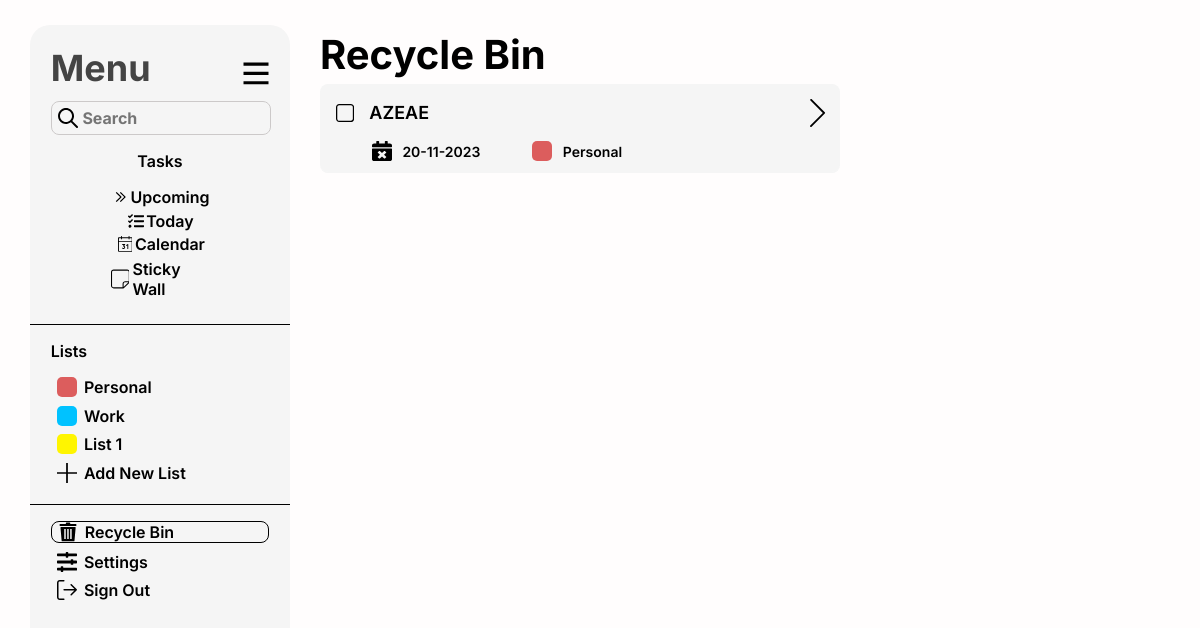
The page /index/todo_page/RecycleBin on the database as committed earlier.
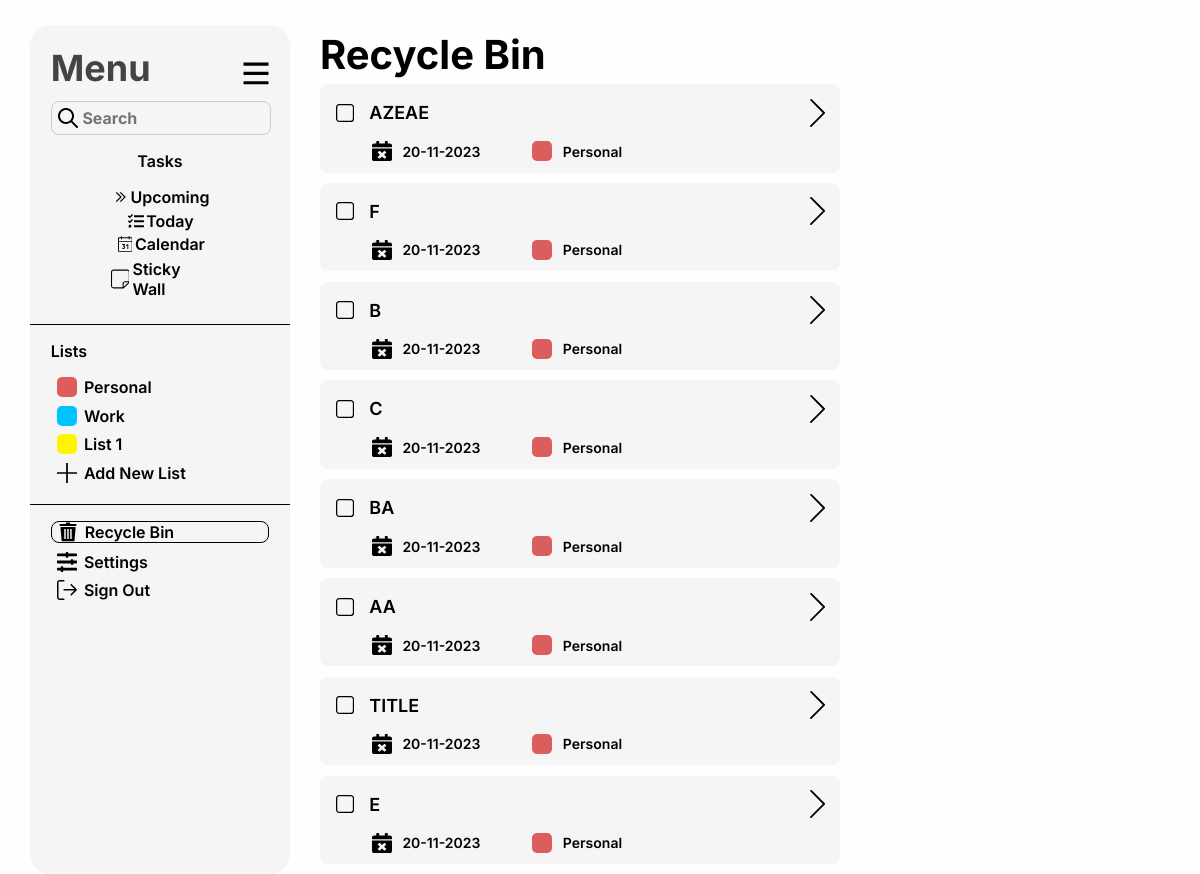
The same page on the database as committed later.
### playground/models.py (models this page shows, shortened)
class DeletedTask(models.Model):
    original_task = models.OneToOneField(Todo, on_delete=models.CASCADE, primary_key=True)
    deletion_date = models.DateTimeField(auto_now_add=True)

class Todo(models.Model):
    date_created = models.DateField()
    due_date = models.DateField(default='0000-00-00')
    task_Text = models.CharField(max_length=50)
    task_Descr = models.CharField(default='Default Decription',max_length=150)
    task_List = models.CharField(default='List 1', max_length=10)
    task_Progress = models.CharField(default='Incomplete',max_length=15)
    isDone = models.BooleanField(default=False)
    is_in_recycle_bin = models.BooleanField(default=False)

### playground/views.py (the view)
# urls.py: path('index/todo_page/RecycleBin', views.view_RecycleBin, name="RecycleBin_page"),
def view_RecycleBin(request):
    Recycled_Tasks = DeletedTask.objects.all()
    return render(request, 'RecycleBin.html',{'Recycled_Tasks':Recycled_Tasks})

### playground/templates/RecycleBin.html (shortened to what this page needs)
{% extends 'base_layout.html' %}
{% load static %}
{% block Selected_RecycleBin %}id="Selected"{% endblock %}
{% block Active %}
      <div class="Active">
        <h1 class="Title">Recycle Bin</h1>
        <div class="Upcoming-Tasks">
          {% for task in Recycled_Tasks %}
          <div class="Upcoming-Task" id="Upcoming-Task" task_id="{{task.pk}}">
            <div class="taskFrow">
              {% if task.original_task.isDone %}
              <svg id="isDone-Icon" class="isDone-Icon" task_id="{{task.pk}}" xmlns="http://www.w3.org/2000/svg" width="20" height="20" viewBox="0 0 20 20" fill="none">
                  <path d="M3.53811 0C1.59417 0 0 1.58715 0 3.54143L0 16.4586C0 18.4129 1.59417 20 3.53811 20H16.4619C18.4058 20 20 18.4129 20 16.4586V3.54143C20 1.58715 18.4058 0 16.4619 0L3.53811 0ZM3.53811 1.42286H16.4619C17.6569 1.42286 18.5884 2.35715 18.5884 3.54143V16.4586C18.5884 17.6429 17.6569 18.5771 16.4619 18.5771H3.53811C3.25981 18.5819 2.9834 18.5305 2.72503 18.4261C2.46665 18.3217 2.23151 18.1662 2.03344 17.9689C1.83538 17.7716 1.67843 17.5364 1.57164 17.277C1.46485 17.0177 1.41043 16.7394 1.4116 16.4586V3.54143C1.4116 2.35715 2.34315 1.42286 3.53811 1.42286Z" fill="#9EFF00"/>
                  <path d="M8.01851 14.6496L4.17326 10.8044C3.94225 10.5734 3.94225 10.1988 4.17326 9.96776L5.00986 9.13114C5.24087 8.9001 5.61546 8.9001 5.84647 9.13114L8.43682 11.7215L13.985 6.17326C14.2161 5.94225 14.5906 5.94225 14.8217 6.17326L15.6583 7.00988C15.8893 7.24089 15.8893 7.61546 15.6583 7.8465L8.85513 14.6496C8.62409 14.8807 8.24952 14.8807 8.01851 14.6496Z" fill="#9EFF00"/>
              </svg>
              {% else %}
              <svg id="isDone-Icon" class="isDone-Icon" task_id="{{task.pk}}" xmlns="http://www.w3.org/2000/svg" width="20" height="20" viewBox="0 0 20 20" fill="none">
                <path d="M3.53811 0C1.59417 0 0 1.58715 0 3.54143L0 16.4586C0 18.4129 1.59417 20 3.53811 20H16.4619C18.4058 20 20 18.4129 20 16.4586V3.54143C20 1.58715 18.4058 0 16.4619 0L3.53811 0ZM3.53811 1.42286H16.4619C17.6569 1.42286 18.5884 2.35715 18.5884 3.54143V16.4586C18.5884 17.6429 17.6569 18.5771 16.4619 18.5771H3.53811C3.25981 18.5819 2.9834 18.5305 2.72503 18.4261C2.46665 18.3217 2.23151 18.1662 2.03344 17.9689C1.83538 17.7716 1.67843 17.5364 1.57164 17.277C1.46485 17.0177 1.41043 16.7394 1.4116 16.4586V3.54143C1.4116 2.35715 2.34315 1.42286 3.53811 1.42286Z" />
              </svg>
              {% endif %}
              <div class="task_txt_div" data-task-id="{{task.pk}}">
                <p class="task-txt" style="font-size: 18px;">{{ task.original_task.task_Text }}</p>
              </div>
            </div>
              <div class="infoSup-div">
                <p class="infoSup-txts">{{ task.original_task.due_date|date:'d-m-Y' }}</p>
                  <div class="infoSup-Icons" style="width: 20px;height: 20px;border-radius: 5px;background: #00C2FF;"></div>
                  <p class="infoSup-txts">{{ task.original_task.task_List }}</p>
              </div>
          </div>
          {% endfor %}
        </div>
      </div>
{% endblock %}

Rows that differ between the two databases and show on the page:
added DeletedTask: original_task.task_Text "F", original_task.due_date "20-11-2023", original_task.task_List "Personal"
added DeletedTask: original_task.task_Text "B", original_task.due_date "20-11-2023", original_task.task_List "Personal"
added DeletedTask: original_task.task_Text "C", original_task.due_date "20-11-2023", original_task.task_List "Personal"
added DeletedTask: original_task.task_Text "BA", original_task.due_date "20-11-2023", original_task.task_List "Personal"
added DeletedTask: original_task.task_Text "AA", original_task.due_date "20-11-2023", original_task.task_List "Personal"
added DeletedTask: original_task.task_Text "TITLE", original_task.due_date "20-11-2023", original_task.task_List "Personal"
added DeletedTask: original_task.task_Text "E", original_task.due_date "20-11-2023", original_task.task_List "Personal"
